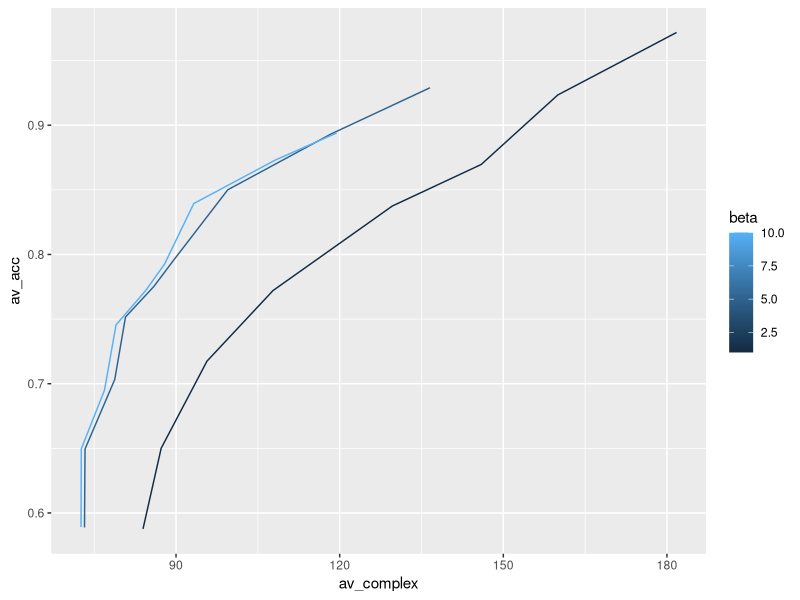

Write R code to recreate this figure.

library(ggplot2)
library(reshape)
library(grid)
library(dplyr)


data = read.csv("time_beta_av.csv")
m = melt(data, id=c("beta", "dat_amount", "av_acc", "av_complex"))



m
p <- ggplot(data=m, aes(x=av_complex, y=av_acc, group=beta)) +
  geom_line(aes(color=beta))

p
